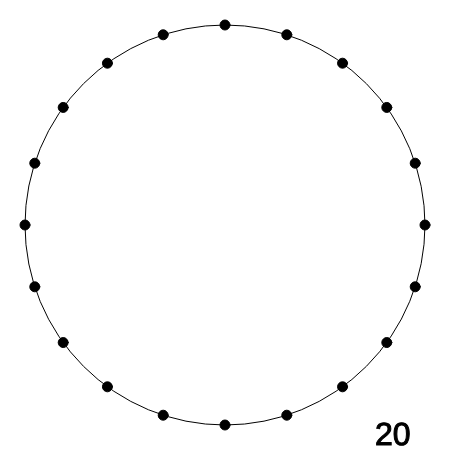
Frame 1 (no input)
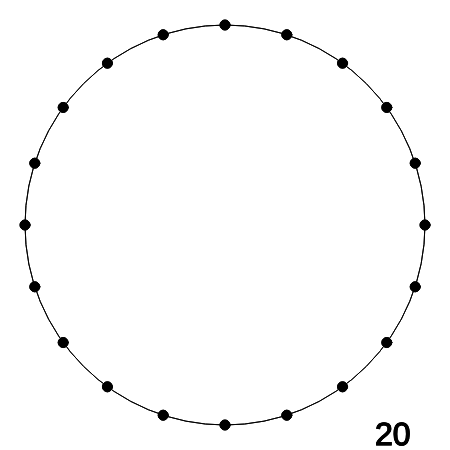
Frame 2 (the mouse pressed at the canvas centre, redrawn once)

The p5.js sketch that drew these frames (run headless with seeded random() and noise() and a simulated clock; the mouse was pressed at the canvas centre and the sketch redrawn once):

// p5.js sketch
// ── sketch.js
let radius = 200;
let x, y;
let total = 20;

function setup() {
  createCanvas(450, 450);
  background(255);
  stroke(2);
  angleMode(DEGREES);
  textSize(32);
}

function draw() {

  translate(width/2,height/2);
  noFill()
  ellipse(0,0,radius*2,radius*2);
  for(let i =0; i<total;i++){
   let a = map(i,0,total,0,360);
   
   x = cos(a) * radius;
   y = sin(a)* radius;
   fill(0);
   ellipse(x,y,10,10);
  
    
  }
  text(total,150,220);
  
  
  noLoop();
}
